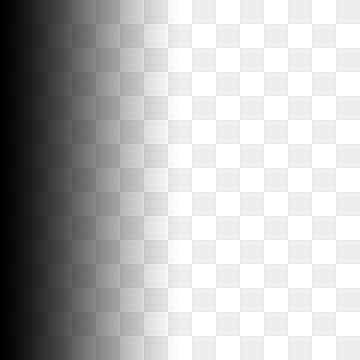
#> input picture coding experiments(Python,matlab)/imageprocessing(openCV)/gradient.png, 360 x 360 px
$ python A1Threshhold.py
#> lines starting #> are read from the running program, lines starting #| are printed output that depends on the picture; after the words box and inside, x2 and y2 are one past the last pixel; in counts of white or black regions, pixels touching at a corner belong together
import cv2 as cv
import numpy as np
from matplotlib import pyplot as plt
img = cv.imread('gradient.png',0)
#> img is the input picture: shape (360, 360); min 0, max 255, mean 184.2
I=100
ret,thresh1 = cv.threshold(img,I,255,cv.THRESH_BINARY)
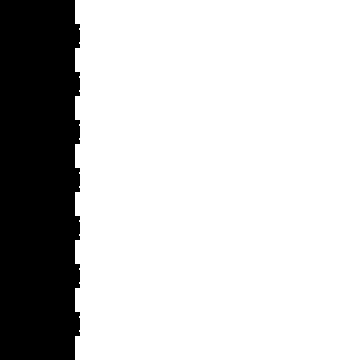
#> thresh1: shape (360, 360); 78.5% white; 1 black region, box (x1, y1, x2, y2) and area: (0, 0, 80, 360) 27812
#> ret = 100
ret,thresh2 = cv.threshold(img,I,255,cv.THRESH_BINARY_INV)
ret,thresh3 = cv.threshold(img,I,255,cv.THRESH_TRUNC)
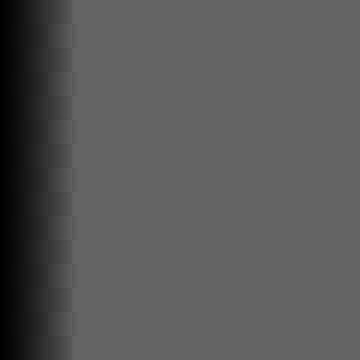
#> thresh3: shape (360, 360); min 0, max 100, mean 87.8
ret,thresh4 = cv.threshold(img,I,255,cv.THRESH_TOZERO)
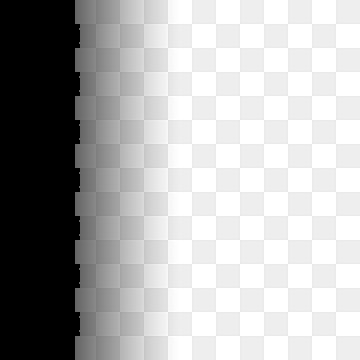
#> thresh4: shape (360, 360); min 0, max 255, mean 175
ret,thresh5 = cv.threshold(img,I,255,cv.THRESH_TOZERO_INV)
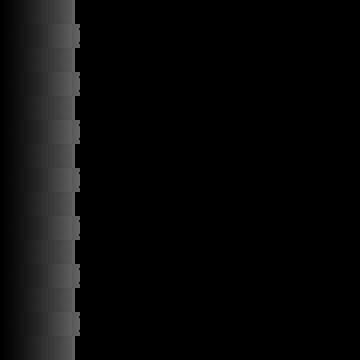
#> thresh5: shape (360, 360); min 0, max 100, mean 9.2
titles = ['Original Image','BINARY','BINARY_INV','TRUNC','TOZERO','TOZERO_INV']
images = [img, thresh1, thresh2, thresh3, thresh4, thresh5]
for i in range(6):
    plt.subplot(2,3,i+1),
    plt.imshow(images[i],'gray',vmin=0,vmax=255)
    plt.title(titles[i])
    plt.xticks([]),plt.yticks([])

plt.show()

$ run again, with coding experiments(Python,matlab)/imageprocessing(openCV)/EinStein.png copied over coding experiments(Python,matlab)/imageprocessing(openCV)/gradient.png
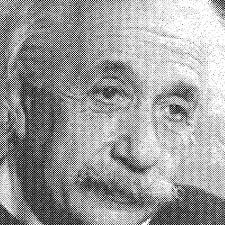
#> input picture coding experiments(Python,matlab)/imageprocessing(openCV)/EinStein.png, 225 x 225 px
#> img is the input picture: shape (225, 225); min 0, max 255, mean 157.1
#> `ret,thresh1 = cv.threshold(img,I,255,cv.THRESH_BINARY)`:
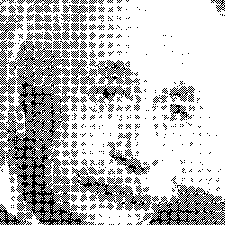
#> thresh1: shape (225, 225); 74.9% white; black in thin lines or dots
#> ret = 100
#> thresh2: shape (225, 225); 25.1% white in thin lines or dots
#> `ret,thresh5 = cv.threshold(img,I,255,cv.THRESH_TOZERO_INV)`:
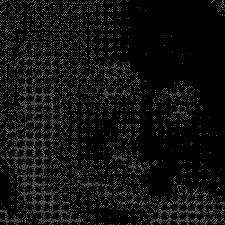
#> thresh5: shape (225, 225); min 0, max 100, mean 12.7
